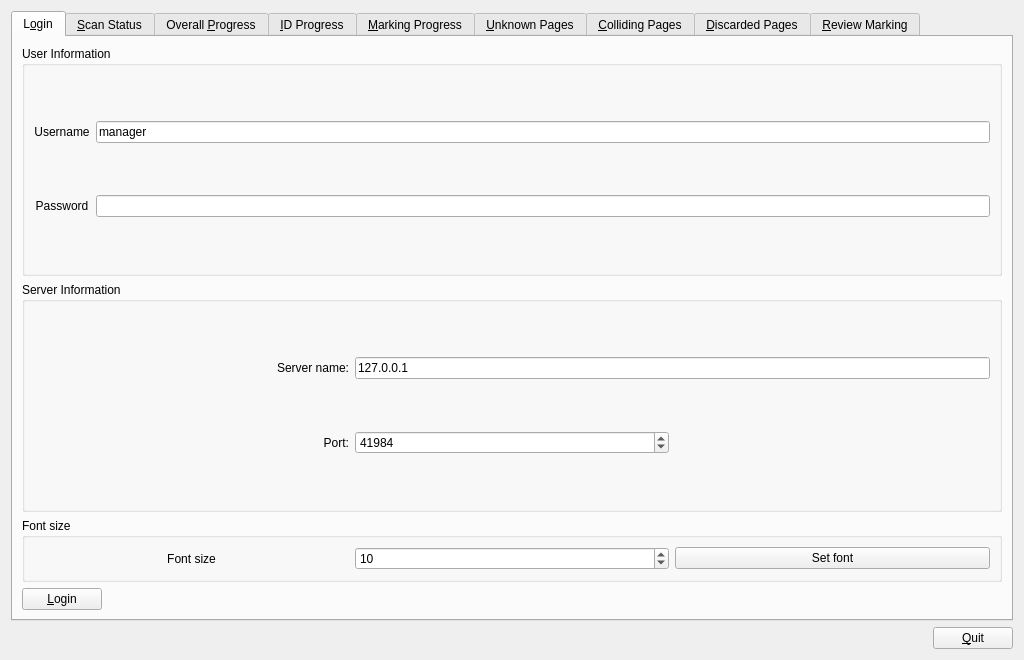
<?xml version="1.0" encoding="UTF-8"?>
<ui version="4.0">
 <class>IIC</class>
 <widget class="QWidget" name="IIC">
  <property name="geometry">
   <rect>
    <x>0</x>
    <y>0</y>
    <width>1024</width>
    <height>660</height>
   </rect>
  </property>
  <property name="windowTitle">
   <string>Overview and Management</string>
  </property>
  <layout class="QVBoxLayout" name="verticalLayout_7">
   <item>
    <widget class="QTabWidget" name="tabWidget">
     <property name="enabled">
      <bool>true</bool>
     </property>
     <property name="currentIndex">
      <number>0</number>
     </property>
     <widget class="QWidget" name="loginTab">
      <attribute name="title">
       <string>L&amp;ogin</string>
      </attribute>
      <layout class="QVBoxLayout" name="verticalLayout">
       <item>
        <widget class="QGroupBox" name="userGBox">
         <property name="enabled">
          <bool>true</bool>
         </property>
         <property name="sizePolicy">
          <sizepolicy hsizetype="Preferred" vsizetype="Preferred">
           <horstretch>0</horstretch>
           <verstretch>1</verstretch>
          </sizepolicy>
         </property>
         <property name="title">
          <string>User Information</string>
         </property>
         <layout class="QGridLayout" name="gridLayout_3">
          <item row="0" column="0">
           <widget class="QLabel" name="label">
            <property name="text">
             <string>Username</string>
            </property>
            <property name="alignment">
             <set>Qt::AlignCenter</set>
            </property>
           </widget>
          </item>
          <item row="0" column="1">
           <widget class="QLineEdit" name="userLE">
            <property name="text">
             <string>manager</string>
            </property>
            <property name="readOnly">
             <bool>true</bool>
            </property>
            <property name="placeholderText">
             <string/>
            </property>
           </widget>
          </item>
          <item row="1" column="0">
           <widget class="QLabel" name="label_2">
            <property name="text">
             <string>Password</string>
            </property>
            <property name="alignment">
             <set>Qt::AlignCenter</set>
            </property>
           </widget>
          </item>
          <item row="1" column="1">
           <widget class="QLineEdit" name="passwordLE">
            <property name="echoMode">
             <enum>QLineEdit::Password</enum>
            </property>
           </widget>
          </item>
         </layout>
        </widget>
       </item>
       <item>
        <widget class="QGroupBox" name="serverGBox">
         <property name="enabled">
          <bool>true</bool>
         </property>
         <property name="sizePolicy">
          <sizepolicy hsizetype="Preferred" vsizetype="Preferred">
           <horstretch>0</horstretch>
           <verstretch>1</verstretch>
          </sizepolicy>
         </property>
         <property name="title">
          <string>Server Information</string>
         </property>
         <layout class="QGridLayout" name="gridLayout_2">
          <item row="0" column="0">
           <widget class="QLabel" name="serverLabel">
            <property name="text">
             <string>Server name:</string>
            </property>
            <property name="alignment">
             <set>Qt::AlignRight|Qt::AlignTrailing|Qt::AlignVCenter</set>
            </property>
           </widget>
          </item>
          <item row="0" column="1" colspan="2">
           <widget class="QLineEdit" name="serverLE">
            <property name="text">
             <string>127.0.0.1</string>
            </property>
           </widget>
          </item>
          <item row="1" column="1">
           <widget class="QSpinBox" name="mportSB">
            <property name="maximum">
             <number>65535</number>
            </property>
            <property name="value">
             <number>41984</number>
            </property>
           </widget>
          </item>
          <item row="1" column="0">
           <widget class="QLabel" name="mportLabel">
            <property name="text">
             <string>Port:</string>
            </property>
            <property name="alignment">
             <set>Qt::AlignRight|Qt::AlignTrailing|Qt::AlignVCenter</set>
            </property>
           </widget>
          </item>
         </layout>
        </widget>
       </item>
       <item>
        <widget class="QGroupBox" name="fontBox">
         <property name="sizePolicy">
          <sizepolicy hsizetype="Preferred" vsizetype="Preferred">
           <horstretch>0</horstretch>
           <verstretch>0</verstretch>
          </sizepolicy>
         </property>
         <property name="title">
          <string>Font size</string>
         </property>
         <layout class="QGridLayout" name="gridLayout_4">
          <item row="0" column="1">
           <widget class="QSpinBox" name="fontSB">
            <property name="sizePolicy">
             <sizepolicy hsizetype="Expanding" vsizetype="Fixed">
              <horstretch>0</horstretch>
              <verstretch>0</verstretch>
             </sizepolicy>
            </property>
            <property name="minimum">
             <number>2</number>
            </property>
            <property name="maximum">
             <number>24</number>
            </property>
            <property name="value">
             <number>10</number>
            </property>
           </widget>
          </item>
          <item row="0" column="0">
           <widget class="QLabel" name="fontLabel">
            <property name="sizePolicy">
             <sizepolicy hsizetype="Expanding" vsizetype="Preferred">
              <horstretch>0</horstretch>
              <verstretch>0</verstretch>
             </sizepolicy>
            </property>
            <property name="text">
             <string>Font size</string>
            </property>
            <property name="alignment">
             <set>Qt::AlignCenter</set>
            </property>
           </widget>
          </item>
          <item row="0" column="2">
           <widget class="QPushButton" name="fontButton">
            <property name="sizePolicy">
             <sizepolicy hsizetype="Expanding" vsizetype="Fixed">
              <horstretch>0</horstretch>
              <verstretch>0</verstretch>
             </sizepolicy>
            </property>
            <property name="text">
             <string>Set font</string>
            </property>
           </widget>
          </item>
         </layout>
        </widget>
       </item>
       <item>
        <layout class="QHBoxLayout" name="horizontalLayout">
         <item>
          <widget class="QPushButton" name="loginButton">
           <property name="text">
            <string>&amp;Login</string>
           </property>
          </widget>
         </item>
         <item>
          <spacer name="horizontalSpacer">
           <property name="orientation">
            <enum>Qt::Horizontal</enum>
           </property>
           <property name="sizeHint" stdset="0">
            <size>
             <width>703</width>
             <height>20</height>
            </size>
           </property>
          </spacer>
         </item>
        </layout>
       </item>
      </layout>
     </widget>
     <widget class="QWidget" name="scanTab">
      <property name="enabled">
       <bool>false</bool>
      </property>
      <attribute name="title">
       <string>&amp;Scan Status</string>
      </attribute>
      <layout class="QVBoxLayout" name="verticalLayout_2">
       <item>
        <widget class="QGroupBox" name="groupBox">
         <property name="title">
          <string>Completely scanned papers</string>
         </property>
         <layout class="QVBoxLayout" name="verticalLayout_3">
          <item>
           <widget class="QTreeWidget" name="scanTW">
            <property name="alternatingRowColors">
             <bool>true</bool>
            </property>
            <property name="columnCount">
             <number>2</number>
            </property>
            <column>
             <property name="text">
              <string notr="true">1</string>
             </property>
            </column>
            <column>
             <property name="text">
              <string notr="true">2</string>
             </property>
            </column>
           </widget>
          </item>
          <item>
           <layout class="QHBoxLayout" name="horizontalLayout_2">
            <item>
             <widget class="QPushButton" name="refreshSButton">
              <property name="text">
               <string>Refresh</string>
              </property>
             </widget>
            </item>
            <item>
             <spacer name="horizontalSpacer_2">
              <property name="orientation">
               <enum>Qt::Horizontal</enum>
              </property>
              <property name="sizeHint" stdset="0">
               <size>
                <width>40</width>
                <height>20</height>
               </size>
              </property>
             </spacer>
            </item>
            <item>
             <widget class="QPushButton" name="removePageB">
              <property name="text">
               <string>Remove page from server</string>
              </property>
             </widget>
            </item>
           </layout>
          </item>
         </layout>
        </widget>
       </item>
       <item>
        <widget class="QGroupBox" name="groupBox_3">
         <property name="title">
          <string>Incomplete papers</string>
         </property>
         <layout class="QVBoxLayout" name="verticalLayout_4">
          <item>
           <widget class="QTreeWidget" name="incompTW">
            <property name="alternatingRowColors">
             <bool>true</bool>
            </property>
            <property name="columnCount">
             <number>2</number>
            </property>
            <column>
             <property name="text">
              <string notr="true">1</string>
             </property>
            </column>
            <column>
             <property name="text">
              <string notr="true">2</string>
             </property>
            </column>
           </widget>
          </item>
          <item>
           <layout class="QHBoxLayout" name="horizontalLayout_3">
            <item>
             <widget class="QPushButton" name="refreshIButton">
              <property name="text">
               <string>Refresh</string>
              </property>
             </widget>
            </item>
            <item>
             <spacer name="horizontalSpacer_3">
              <property name="orientation">
               <enum>Qt::Horizontal</enum>
              </property>
              <property name="sizeHint" stdset="0">
               <size>
                <width>40</width>
                <height>20</height>
               </size>
              </property>
             </spacer>
            </item>
            <item>
             <widget class="QPushButton" name="subsPageB">
              <property name="text">
               <string>Substitute missing page with blank</string>
              </property>
             </widget>
            </item>
           </layout>
          </item>
         </layout>
        </widget>
       </item>
      </layout>
     </widget>
     <widget class="QWidget" name="overallTab">
      <property name="enabled">
       <bool>false</bool>
      </property>
      <attribute name="title">
       <string>Overall &amp;Progress</string>
      </attribute>
      <layout class="QVBoxLayout" name="verticalLayout_14">
       <item>
        <widget class="QTableWidget" name="overallTW">
         <property name="alternatingRowColors">
          <bool>true</bool>
         </property>
         <property name="selectionMode">
          <enum>QAbstractItemView::SingleSelection</enum>
         </property>
         <property name="selectionBehavior">
          <enum>QAbstractItemView::SelectRows</enum>
         </property>
         <property name="columnCount">
          <number>4</number>
         </property>
         <attribute name="horizontalHeaderStretchLastSection">
          <bool>true</bool>
         </attribute>
         <attribute name="verticalHeaderVisible">
          <bool>false</bool>
         </attribute>
         <column/>
         <column/>
         <column/>
         <column/>
        </widget>
       </item>
       <item>
        <layout class="QHBoxLayout" name="horizontalLayout_11">
         <item>
          <widget class="QPushButton" name="refreshOButton">
           <property name="text">
            <string>Refresh</string>
           </property>
          </widget>
         </item>
         <item>
          <spacer name="horizontalSpacer_9">
           <property name="orientation">
            <enum>Qt::Horizontal</enum>
           </property>
           <property name="sizeHint" stdset="0">
            <size>
             <width>40</width>
             <height>20</height>
            </size>
           </property>
          </spacer>
         </item>
        </layout>
       </item>
      </layout>
     </widget>
     <widget class="QWidget" name="idTab">
      <property name="enabled">
       <bool>false</bool>
      </property>
      <attribute name="title">
       <string>&amp;ID Progress</string>
      </attribute>
      <layout class="QVBoxLayout" name="verticalLayout_10">
       <item>
        <widget class="QGroupBox" name="groupBox_2">
         <property name="title">
          <string>ID and Totalling progress, and ID predictions</string>
         </property>
         <layout class="QHBoxLayout" name="horizontalLayout_9">
          <item>
           <layout class="QVBoxLayout" name="verticalLayout_11">
            <item>
             <layout class="QGridLayout" name="gridLayout">
              <item row="0" column="0" colspan="2">
               <widget class="QLabel" name="label_3">
                <property name="text">
                 <string>Number of papers:</string>
                </property>
               </widget>
              </item>
              <item row="0" column="2">
               <widget class="QLineEdit" name="papersLE">
                <property name="readOnly">
                 <bool>true</bool>
                </property>
               </widget>
              </item>
              <item row="2" column="0" colspan="2">
               <widget class="QLabel" name="label_5">
                <property name="text">
                 <string>Totalling progress</string>
                </property>
               </widget>
              </item>
              <item row="2" column="2">
               <widget class="QProgressBar" name="totPB">
                <property name="value">
                 <number>0</number>
                </property>
               </widget>
              </item>
              <item row="1" column="2">
               <widget class="QProgressBar" name="idPB">
                <property name="value">
                 <number>0</number>
                </property>
               </widget>
              </item>
              <item row="1" column="0" colspan="2">
               <widget class="QLabel" name="label_4">
                <property name="text">
                 <string>ID progress</string>
                </property>
               </widget>
              </item>
             </layout>
            </item>
            <item>
             <widget class="QPushButton" name="refreshIDButon">
              <property name="text">
               <string>Refresh</string>
              </property>
             </widget>
            </item>
            <item>
             <spacer name="verticalSpacer">
              <property name="orientation">
               <enum>Qt::Vertical</enum>
              </property>
              <property name="sizeHint" stdset="0">
               <size>
                <width>20</width>
                <height>40</height>
               </size>
              </property>
             </spacer>
            </item>
            <item>
             <widget class="QGroupBox" name="groupBox_4">
              <property name="title">
               <string>Read student numbers from ID pages</string>
              </property>
              <layout class="QVBoxLayout" name="verticalLayout_12">
               <item>
                <widget class="QPushButton" name="selectRectButton">
                 <property name="text">
                  <string>Select ID rectangle</string>
                 </property>
                </widget>
               </item>
               <item>
                <widget class="QPushButton" name="predictButton">
                 <property name="enabled">
                  <bool>false</bool>
                 </property>
                 <property name="text">
                  <string>Run predictions</string>
                 </property>
                </widget>
               </item>
               <item>
                <spacer name="verticalSpacer_2">
                 <property name="orientation">
                  <enum>Qt::Vertical</enum>
                 </property>
                 <property name="sizeHint" stdset="0">
                  <size>
                   <width>20</width>
                   <height>40</height>
                  </size>
                 </property>
                </spacer>
               </item>
               <item>
                <widget class="QPushButton" name="delPredButton">
                 <property name="text">
                  <string>Delete predictions</string>
                 </property>
                </widget>
               </item>
              </layout>
             </widget>
            </item>
           </layout>
          </item>
          <item>
           <widget class="QGroupBox" name="predGB">
            <property name="title">
             <string>ID prediction list</string>
            </property>
            <layout class="QVBoxLayout" name="verticalLayout_13">
             <item>
              <widget class="QTableWidget" name="predictionTW">
               <property name="alternatingRowColors">
                <bool>true</bool>
               </property>
               <property name="selectionMode">
                <enum>QAbstractItemView::SingleSelection</enum>
               </property>
               <property name="selectionBehavior">
                <enum>QAbstractItemView::SelectColumns</enum>
               </property>
               <property name="sortingEnabled">
                <bool>true</bool>
               </property>
               <property name="columnCount">
                <number>3</number>
               </property>
               <attribute name="horizontalHeaderStretchLastSection">
                <bool>true</bool>
               </attribute>
               <attribute name="verticalHeaderVisible">
                <bool>false</bool>
               </attribute>
               <column/>
               <column/>
               <column/>
              </widget>
             </item>
             <item>
              <layout class="QHBoxLayout" name="horizontalLayout_10">
               <item>
                <spacer name="horizontalSpacer_10">
                 <property name="orientation">
                  <enum>Qt::Horizontal</enum>
                 </property>
                 <property name="sizeHint" stdset="0">
                  <size>
                   <width>40</width>
                   <height>20</height>
                  </size>
                 </property>
                </spacer>
               </item>
               <item>
                <widget class="QPushButton" name="predListRefreshB">
                 <property name="text">
                  <string>Refresh List</string>
                 </property>
                </widget>
               </item>
              </layout>
             </item>
            </layout>
           </widget>
          </item>
         </layout>
        </widget>
       </item>
      </layout>
     </widget>
     <widget class="QWidget" name="progressTab">
      <property name="enabled">
       <bool>false</bool>
      </property>
      <attribute name="title">
       <string>&amp;Marking Progress</string>
      </attribute>
      <layout class="QVBoxLayout" name="verticalLayout_5">
       <item>
        <widget class="QScrollArea" name="scrollArea">
         <property name="widgetResizable">
          <bool>true</bool>
         </property>
         <widget class="QWidget" name="markBucket">
          <property name="geometry">
           <rect>
            <x>0</x>
            <y>0</y>
            <width>64</width>
            <height>16</height>
           </rect>
          </property>
         </widget>
        </widget>
       </item>
       <item>
        <layout class="QHBoxLayout" name="horizontalLayout_4">
         <item>
          <widget class="QPushButton" name="refreshPButton">
           <property name="text">
            <string>Refresh</string>
           </property>
          </widget>
         </item>
         <item>
          <spacer name="horizontalSpacer_4">
           <property name="orientation">
            <enum>Qt::Horizontal</enum>
           </property>
           <property name="sizeHint" stdset="0">
            <size>
             <width>40</width>
             <height>20</height>
            </size>
           </property>
          </spacer>
         </item>
        </layout>
       </item>
      </layout>
     </widget>
     <widget class="QWidget" name="unknownTab">
      <property name="enabled">
       <bool>false</bool>
      </property>
      <attribute name="title">
       <string>&amp;Unknown Pages</string>
      </attribute>
      <layout class="QVBoxLayout" name="verticalLayout_6">
       <item>
        <widget class="QTableView" name="unknownTV"/>
       </item>
       <item>
        <layout class="QHBoxLayout" name="horizontalLayout_6">
         <item>
          <widget class="QPushButton" name="refreshUButton">
           <property name="text">
            <string>Refresh</string>
           </property>
          </widget>
         </item>
         <item>
          <spacer name="horizontalSpacer_6">
           <property name="orientation">
            <enum>Qt::Horizontal</enum>
           </property>
           <property name="sizeHint" stdset="0">
            <size>
             <width>40</width>
             <height>20</height>
            </size>
           </property>
          </spacer>
         </item>
         <item>
          <widget class="QPushButton" name="actionUButton">
           <property name="text">
            <string>Perform actions</string>
           </property>
          </widget>
         </item>
        </layout>
       </item>
      </layout>
     </widget>
     <widget class="QWidget" name="collideTab">
      <property name="enabled">
       <bool>false</bool>
      </property>
      <attribute name="title">
       <string>&amp;Colliding Pages</string>
      </attribute>
      <layout class="QVBoxLayout" name="verticalLayout_8">
       <item>
        <widget class="QTableView" name="collideTV"/>
       </item>
       <item>
        <layout class="QHBoxLayout" name="horizontalLayout_7">
         <item>
          <widget class="QPushButton" name="refreshCButton">
           <property name="text">
            <string>&amp;Refresh</string>
           </property>
          </widget>
         </item>
         <item>
          <spacer name="horizontalSpacer_7">
           <property name="orientation">
            <enum>Qt::Horizontal</enum>
           </property>
           <property name="sizeHint" stdset="0">
            <size>
             <width>40</width>
             <height>20</height>
            </size>
           </property>
          </spacer>
         </item>
         <item>
          <widget class="QPushButton" name="actionCButton">
           <property name="text">
            <string>Perfrom actions</string>
           </property>
          </widget>
         </item>
        </layout>
       </item>
      </layout>
     </widget>
     <widget class="QWidget" name="discardTab">
      <property name="enabled">
       <bool>false</bool>
      </property>
      <attribute name="title">
       <string>&amp;Discarded Pages</string>
      </attribute>
      <layout class="QVBoxLayout" name="verticalLayout_9">
       <item>
        <widget class="QTableView" name="discardTV"/>
       </item>
       <item>
        <layout class="QHBoxLayout" name="horizontalLayout_8">
         <item>
          <widget class="QPushButton" name="refreshDButton">
           <property name="text">
            <string>Refresh</string>
           </property>
          </widget>
         </item>
         <item>
          <spacer name="horizontalSpacer_8">
           <property name="orientation">
            <enum>Qt::Horizontal</enum>
           </property>
           <property name="sizeHint" stdset="0">
            <size>
             <width>40</width>
             <height>20</height>
            </size>
           </property>
          </spacer>
         </item>
         <item>
          <widget class="QPushButton" name="actionDButton">
           <property name="text">
            <string>Perform actions</string>
           </property>
          </widget>
         </item>
        </layout>
       </item>
      </layout>
     </widget>
     <widget class="QWidget" name="reviewTab">
      <property name="enabled">
       <bool>false</bool>
      </property>
      <attribute name="title">
       <string>&amp;Review Marking</string>
      </attribute>
      <layout class="QVBoxLayout" name="verticalLayout_19">
       <item>
        <layout class="QHBoxLayout" name="horizontalLayout_12">
         <item>
          <layout class="QVBoxLayout" name="verticalLayout_15">
           <item>
            <widget class="QLabel" name="label_6">
             <property name="text">
              <string>Question</string>
             </property>
             <property name="alignment">
              <set>Qt::AlignCenter</set>
             </property>
            </widget>
           </item>
           <item>
            <widget class="QComboBox" name="questionCB"/>
           </item>
          </layout>
         </item>
         <item>
          <layout class="QVBoxLayout" name="verticalLayout_16">
           <item>
            <widget class="QLabel" name="label_7">
             <property name="text">
              <string>Version</string>
             </property>
             <property name="alignment">
              <set>Qt::AlignCenter</set>
             </property>
            </widget>
           </item>
           <item>
            <widget class="QComboBox" name="versionCB"/>
           </item>
          </layout>
         </item>
         <item>
          <layout class="QVBoxLayout" name="verticalLayout_17">
           <item>
            <widget class="QLabel" name="label_8">
             <property name="text">
              <string>Username</string>
             </property>
             <property name="alignment">
              <set>Qt::AlignCenter</set>
             </property>
            </widget>
           </item>
           <item>
            <widget class="QComboBox" name="userCB"/>
           </item>
          </layout>
         </item>
         <item>
          <spacer name="horizontalSpacer_11">
           <property name="orientation">
            <enum>Qt::Horizontal</enum>
           </property>
           <property name="sizeHint" stdset="0">
            <size>
             <width>40</width>
             <height>20</height>
            </size>
           </property>
          </spacer>
         </item>
         <item>
          <widget class="QPushButton" name="filterB">
           <property name="text">
            <string>&amp;Filter</string>
           </property>
          </widget>
         </item>
        </layout>
       </item>
       <item>
        <widget class="QTableWidget" name="reviewTW">
         <property name="alternatingRowColors">
          <bool>true</bool>
         </property>
         <property name="columnCount">
          <number>7</number>
         </property>
         <attribute name="horizontalHeaderStretchLastSection">
          <bool>true</bool>
         </attribute>
         <attribute name="verticalHeaderVisible">
          <bool>false</bool>
         </attribute>
         <attribute name="verticalHeaderStretchLastSection">
          <bool>false</bool>
         </attribute>
         <column/>
         <column/>
         <column/>
         <column/>
         <column/>
         <column/>
         <column/>
        </widget>
       </item>
      </layout>
     </widget>
    </widget>
   </item>
   <item>
    <layout class="QHBoxLayout" name="horizontalLayout_5">
     <item>
      <spacer name="horizontalSpacer_5">
       <property name="orientation">
        <enum>Qt::Horizontal</enum>
       </property>
       <property name="sizeHint" stdset="0">
        <size>
         <width>40</width>
         <height>20</height>
        </size>
       </property>
      </spacer>
     </item>
     <item>
      <widget class="QPushButton" name="closeButton">
       <property name="text">
        <string>&amp;Quit</string>
       </property>
      </widget>
     </item>
    </layout>
   </item>
  </layout>
 </widget>
 <tabstops>
  <tabstop>passwordLE</tabstop>
  <tabstop>serverLE</tabstop>
  <tabstop>mportSB</tabstop>
  <tabstop>loginButton</tabstop>
  <tabstop>fontSB</tabstop>
  <tabstop>fontButton</tabstop>
  <tabstop>tabWidget</tabstop>
  <tabstop>userLE</tabstop>
  <tabstop>scanTW</tabstop>
  <tabstop>refreshSButton</tabstop>
  <tabstop>removePageB</tabstop>
  <tabstop>incompTW</tabstop>
  <tabstop>refreshIButton</tabstop>
  <tabstop>subsPageB</tabstop>
  <tabstop>overallTW</tabstop>
  <tabstop>refreshOButton</tabstop>
  <tabstop>papersLE</tabstop>
  <tabstop>refreshIDButon</tabstop>
  <tabstop>selectRectButton</tabstop>
  <tabstop>predictButton</tabstop>
  <tabstop>delPredButton</tabstop>
  <tabstop>predictionTW</tabstop>
  <tabstop>predListRefreshB</tabstop>
  <tabstop>scrollArea</tabstop>
  <tabstop>refreshPButton</tabstop>
  <tabstop>unknownTV</tabstop>
  <tabstop>refreshUButton</tabstop>
  <tabstop>actionUButton</tabstop>
  <tabstop>collideTV</tabstop>
  <tabstop>refreshCButton</tabstop>
  <tabstop>actionCButton</tabstop>
  <tabstop>discardTV</tabstop>
  <tabstop>refreshDButton</tabstop>
  <tabstop>actionDButton</tabstop>
  <tabstop>closeButton</tabstop>
 </tabstops>
 <resources/>
 <connections/>
</ui>
